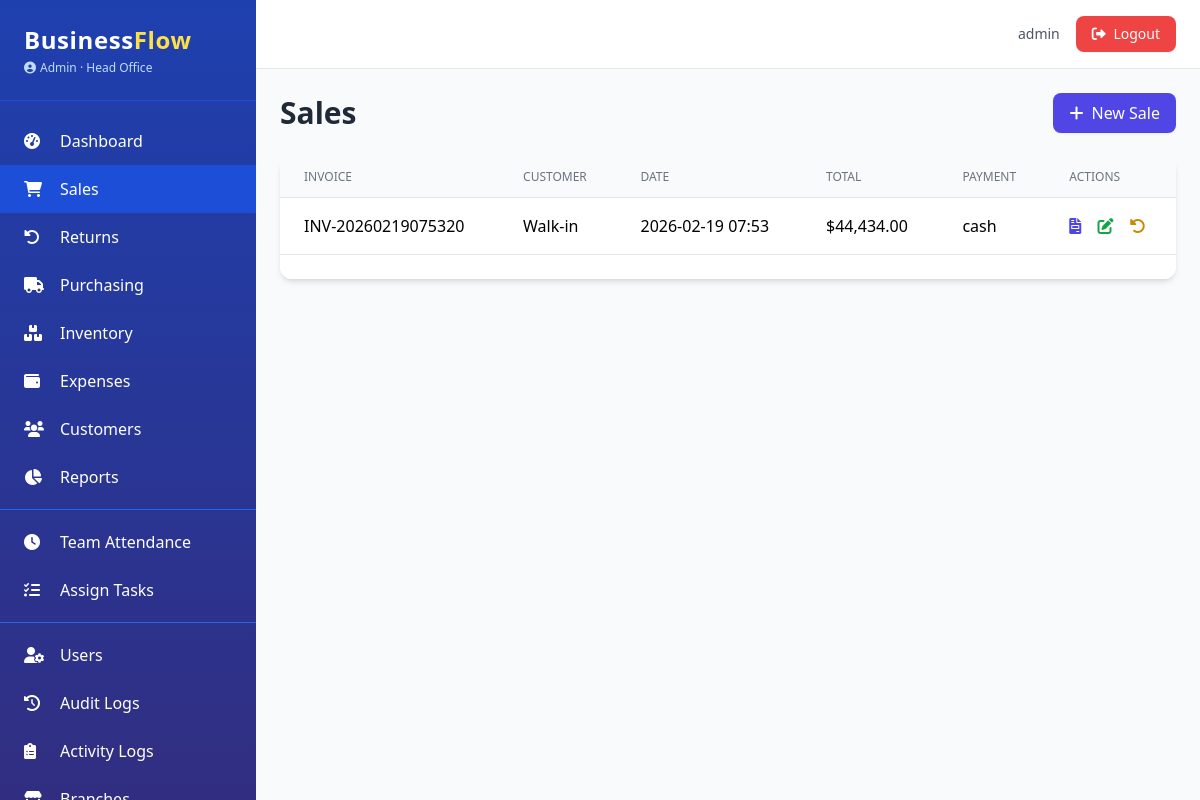
The page /sales/ (signed in) on the database as committed earlier.
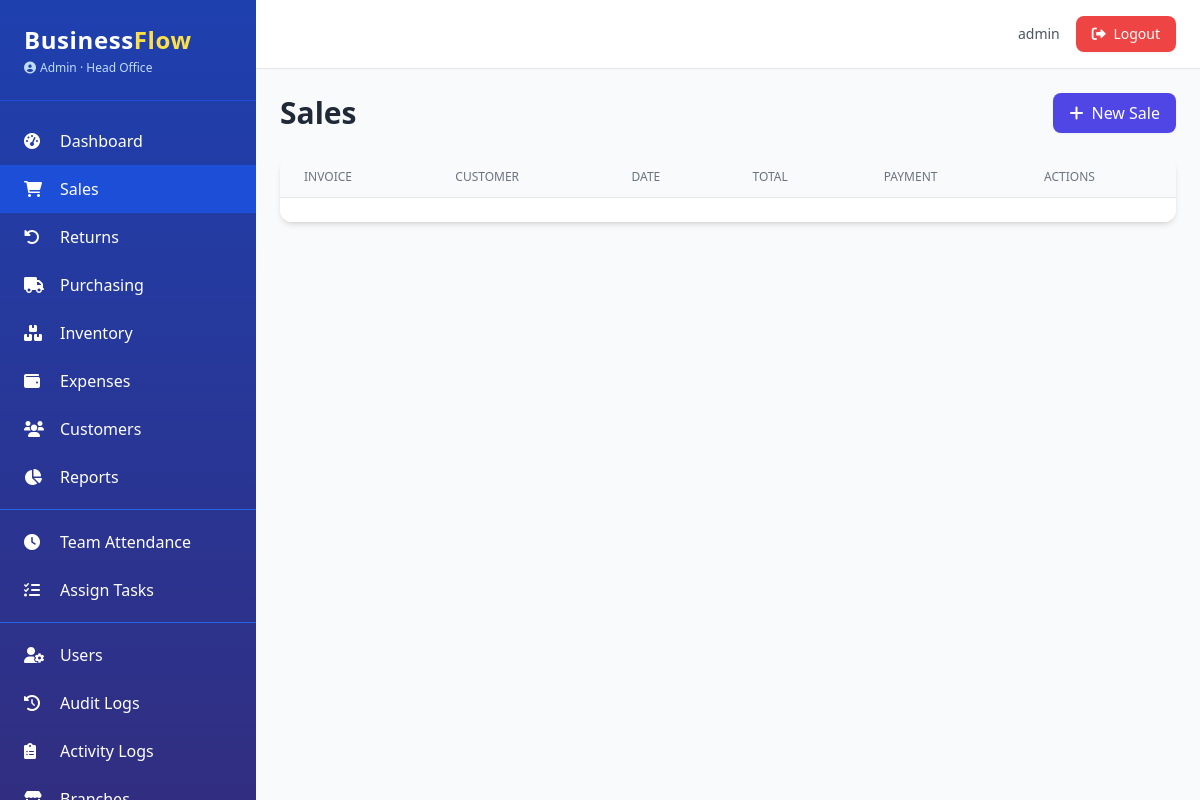
The same page on the database as committed later.
### app.py (models this page shows, shortened)
class AuditMixin:
    @declared_attr
    def created_at(cls):
        return db.Column(db.DateTime, default=datetime.utcnow)

class SoftDeleteMixin:
    @classmethod
    def query_active(cls):
        return cls.query.filter(cls.deleted_at.is_(None))

class User(UserMixin, db.Model, AuditMixin, SoftDeleteMixin):
    __tablename__ = 'users'
    id = db.Column(db.Integer, primary_key=True)
    username = db.Column(db.String(80), unique=True, nullable=False)
    email = db.Column(db.String(120), unique=True, nullable=False)
    password_hash = db.Column(db.String(200), nullable=False)
    role = db.Column(db.String(20), nullable=False, default='Staff')
    branch_id = db.Column(db.Integer, db.ForeignKey('branches.id'), nullable=True)
    active = db.Column(db.Boolean, default=True)
    locale = db.Column(db.String(5), default='en')
    phone = db.Column(db.String(20))
    avatar = db.Column(db.String(200))
    last_login = db.Column(db.DateTime)
    branch = db.relationship('Branch', backref='users')
    permissions = db.Column(db.JSON, default=list)
    salary = db.Column(db.Float, nullable=True)
    pay_cycle = db.Column(db.String(20), default='monthly')
    bank_account = db.Column(db.String(50))
    tax_id = db.Column(db.String(50))
    @property
    def is_admin(self):
        return self.role == 'Admin'
    def has_permission(self, perm):
        if self.is_admin:
            return True
        return perm in (self.permissions or [])

class Branch(db.Model):
    __tablename__ = 'branches'
    id = db.Column(db.Integer, primary_key=True)
    name = db.Column(db.String(100), nullable=False)
    location = db.Column(db.String(200))
    phone = db.Column(db.String(20))
    email = db.Column(db.String(120))
    is_active = db.Column(db.Boolean, default=True)
    currency = db.Column(db.String(3), default='USD')
    created_at = db.Column(db.DateTime, default=datetime.utcnow)

class Sale(db.Model, AuditMixin):
    __tablename__ = 'sales'
    id = db.Column(db.Integer, primary_key=True)
    invoice_no = db.Column(db.String(50), unique=True, nullable=False)
    customer_id = db.Column(db.Integer, db.ForeignKey('customers.id'), nullable=True)
    user_id = db.Column(db.Integer, db.ForeignKey('users.id'), nullable=False)
    branch_id = db.Column(db.Integer, db.ForeignKey('branches.id'), nullable=True)
    total_amount = db.Column(db.Float, nullable=False)
    tax = db.Column(db.Float, default=0)
    discount = db.Column(db.Float, default=0)
    payment_method = db.Column(db.String(50))
    status = db.Column(db.String(20), default='completed')
    notes = db.Column(db.Text)
    customer = db.relationship('Customer')
    user = db.relationship('User', foreign_keys=[user_id])
    branch = db.relationship('Branch')
    items = db.relationship('SaleItem', backref='sale', cascade='all, delete-orphan')
    returns = db.relationship('Return', backref='sale', lazy='dynamic')

### app.py (the view)
@sales_bp.route('/')
@login_required
@permission_required('view_sales')
def list():
    page = request.args.get('page', 1, type=int)
    per_page = app.config.get('ITEMS_PER_PAGE', 20)
    query = branch_filter(Sale.query, Sale).options(joinedload(Sale.customer), joinedload(Sale.user))
    pagination = query.order_by(Sale.created_at.desc()).paginate(page=page, per_page=per_page, error_out=False)
    return render_template('sales/list.html', pagination=pagination)

### app.py (called while the page is built)
@login_manager.user_loader
def load_user(user_id):
    return User.query_active().filter_by(id=int(user_id)).first()

def permission_required(permission):
    def decorator(f):
        @wraps(f)
        def decorated_function(*args, **kwargs):
            if not current_user.is_authenticated:
                abort(403)
            if not current_user.has_permission(permission):
                abort(403)
            return f(*args, **kwargs)
        return decorated_function
    return decorator

def branch_filter(query, model):
    if current_user.is_admin:
        return query
    if current_user.branch_id:
        return query.filter(model.branch_id == current_user.branch_id)
    return query.filter(False)

@app.context_processor
def inject_now():
    return {'now': datetime.utcnow(), 'current_year': datetime.utcnow().year}

@app.template_filter('currency')
def currency_format(value):
    if value is None:
        return "$0.00"
    return f"${value:,.2f}"

### templates/sales/list.html (shortened to what this page needs)
{% extends "base.html" %}
{% block content %}
<div class="flex justify-between items-center mb-6">
    <h1 class="text-3xl font-bold text-gray-800">Sales</h1>
    {% if current_user.has_permission('create_sale') %}
    <a href="{{ url_for('sales.new') }}" class="bg-indigo-600 hover:bg-indigo-700 text-white px-4 py-2 rounded-lg shadow-sm">
        <i class="fas fa-plus mr-2"></i>New Sale
    </a>
    {% endif %}
</div>
<div class="bg-white rounded-xl shadow-md overflow-hidden">
    <table class="min-w-full divide-y divide-gray-200">
        <thead class="bg-gray-50">
            <tr>
                <th class="px-6 py-3 text-left text-xs font-medium text-gray-500 uppercase">Invoice</th>
                <th class="px-6 py-3 text-left text-xs font-medium text-gray-500 uppercase">Customer</th>
                <th class="px-6 py-3 text-left text-xs font-medium text-gray-500 uppercase">Date</th>
                <th class="px-6 py-3 text-left text-xs font-medium text-gray-500 uppercase">Total</th>
                <th class="px-6 py-3 text-left text-xs font-medium text-gray-500 uppercase">Payment</th>
                <th class="px-6 py-3 text-left text-xs font-medium text-gray-500 uppercase">Actions</th>
            </tr>
        </thead>
        <tbody class="bg-white divide-y divide-gray-200">
            {% for sale in pagination.items %}
            <tr class="hover:bg-gray-50">
                <td class="px-6 py-4 whitespace-nowrap">{{ sale.invoice_no }}</td>
                <td class="px-6 py-4 whitespace-nowrap">{{ sale.customer.name if sale.customer else 'Walk-in' }}</td>
                <td class="px-6 py-4 whitespace-nowrap">{{ sale.created_at.strftime('%Y-%m-%d %H:%M') }}</td>
                <td class="px-6 py-4 whitespace-nowrap">{{ sale.total_amount|currency }}</td>
                <td class="px-6 py-4 whitespace-nowrap">{{ sale.payment_method }}</td>
                <td class="px-6 py-4 whitespace-nowrap">
                    <a href="{{ url_for('sales.invoice', sale_id=sale.id) }}" class="text-indigo-600 hover:text-indigo-900 mr-3" title="View Invoice"><i class="fas fa-file-invoice"></i></a>
                    {% if current_user.has_permission('edit_sale') %}
                    <a href="#" class="text-green-600 hover:text-green-900 mr-3" title="Edit"><i class="fas fa-edit"></i></a>
                    {% endif %}
                    {% if current_user.has_permission('view_sales') %}
                    <a href="{{ url_for('returns.new_for_sale', sale_id=sale.id) }}" class="text-yellow-600 hover:text-yellow-900" title="Return"><i class="fas fa-undo-alt"></i></a>
                    {% endif %}
                </td>
            </tr>
            {% endfor %}
        </tbody>
    </table>
    <div class="bg-white px-4 py-3 flex items-center justify-between border-t border-gray-200 sm:px-6">
    </div>
</div>
{% endblock %}

### templates/base.html (shortened to what this page needs)
<!DOCTYPE html>
<html lang="en">
<head>
    <script src="https://cdn.tailwindcss.com"></script>
    <link rel="stylesheet" href="https://cdnjs.cloudflare.com/ajax/libs/font-awesome/6.0.0-beta3/css/all.min.css">
</head>
<body class="bg-gray-50 font-sans antialiased">
    <div class="flex h-screen">
        <aside class="w-64 bg-gradient-to-b from-blue-800 to-indigo-900 text-white flex-shrink-0 hidden md:block overflow-y-auto shadow-xl">
            <div class="p-6 border-b border-blue-700">
                <h1 class="text-2xl font-bold tracking-wide">Business<span class="text-yellow-300">Flow</span></h1>
                <p class="text-xs text-blue-200 mt-1 flex items-center">
                    <i class="fas fa-user-circle mr-1"></i> {{ current_user.role }}
                    {% if current_user.branch %}
                        · {{ current_user.branch.name }}
                    {% endif %}
                </p>
            </div>
            <nav class="mt-4 pb-6">
                {% if current_user.has_permission('access_dashboard') or current_user.is_admin %}
                <a href="{{ url_for('dashboard.index') }}" class="flex items-center py-3 px-6 hover:bg-blue-700 transition {% if request.endpoint and request.endpoint == 'dashboard.index' %}bg-blue-700{% endif %}">
                    <i class="fas fa-tachometer-alt w-6"></i><span class="ml-3">Dashboard</span>
                </a>
                {% endif %}
                {% if current_user.has_permission('view_sales') %}
                <a href="{{ url_for('sales.list') }}" class="flex items-center py-3 px-6 hover:bg-blue-700 transition {% if request.endpoint and request.endpoint.startswith('sales.') %}bg-blue-700{% endif %}">
                    <i class="fas fa-shopping-cart w-6"></i><span class="ml-3">Sales</span>
                </a>
                {% endif %}
                {% if current_user.has_permission('view_sales') %}
                <a href="{{ url_for('returns.list') }}" class="flex items-center py-3 px-6 hover:bg-blue-700 transition {% if request.endpoint and request.endpoint.startswith('returns.') %}bg-blue-700{% endif %}">
                    <i class="fas fa-undo-alt w-6"></i><span class="ml-3">Returns</span>
                </a>
                {% endif %}
                {% if current_user.has_permission('view_purchases') %}
                <a href="{{ url_for('purchasing.purchase_order_list') }}" class="flex items-center py-3 px-6 hover:bg-blue-700 transition {% if request.endpoint and request.endpoint.startswith('purchasing.') %}bg-blue-700{% endif %}">
                    <i class="fas fa-truck w-6"></i><span class="ml-3">Purchasing</span>
                </a>
                {% endif %}
                {% if current_user.has_permission('view_inventory') %}
                <a href="{{ url_for('inventory.product_list') }}" class="flex items-center py-3 px-6 hover:bg-blue-700 transition {% if request.endpoint and request.endpoint.startswith('inventory.') %}bg-blue-700{% endif %}">
                    <i class="fas fa-boxes w-6"></i><span class="ml-3">Inventory</span>
                </a>
                {% endif %}
                {% if current_user.has_permission('view_expenses') %}
                <a href="{{ url_for('expenses.list') }}" class="flex items-center py-3 px-6 hover:bg-blue-700 transition {% if request.endpoint and request.endpoint.startswith('expenses.') %}bg-blue-700{% endif %}">
                    <i class="fas fa-wallet w-6"></i><span class="ml-3">Expenses</span>
                </a>
                {% endif %}
                {% if current_user.has_permission('view_customers') %}
                <a href="{{ url_for('crm.customer_list') }}" class="flex items-center py-3 px-6 hover:bg-blue-700 transition {% if request.endpoint and request.endpoint.startswith('crm.') %}bg-blue-700{% endif %}">
                    <i class="fas fa-users w-6"></i><span class="ml-3">Customers</span>
                </a>
                {% endif %}
                {% if current_user.has_permission('view_reports') %}
                <a href="{{ url_for('reports.index') }}" class="flex items-center py-3 px-6 hover:bg-blue-700 transition {% if request.endpoint and request.endpoint.startswith('reports.') %}bg-blue-700{% endif %}">
                    <i class="fas fa-chart-pie w-6"></i><span class="ml-3">Reports</span>
                </a>
                {% endif %}
                {% if current_user.has_permission('manage_team') %}
                <div class="border-t border-blue-600 my-2"></div>
                <a href="#" class="flex items-center py-3 px-6 hover:bg-blue-700 transition">
                    <i class="fas fa-clock w-6"></i><span class="ml-3">Team Attendance</span>
                </a>
                <a href="#" class="flex items-center py-3 px-6 hover:bg-blue-700 transition">
                    <i class="fas fa-tasks w-6"></i><span class="ml-3">Assign Tasks</span>
                </a>
                {% endif %}
                {% if current_user.has_permission('manage_users') %}
                <div class="border-t border-blue-600 my-2"></div>
                <a href="{{ url_for('admin.users') }}" class="flex items-center py-3 px-6 hover:bg-blue-700 transition {% if request.endpoint and request.endpoint == 'admin.users' %}bg-blue-700{% endif %}">
                    <i class="fas fa-user-cog w-6"></i><span class="ml-3">Users</span>
                </a>
                <a href="{{ url_for('admin.audit_logs') }}" class="flex items-center py-3 px-6 hover:bg-blue-700 transition {% if request.endpoint and request.endpoint == 'admin.audit_logs' %}bg-blue-700{% endif %}">
                    <i class="fas fa-history w-6"></i><span class="ml-3">Audit Logs</span>
                </a>
                <a href="{{ url_for('admin.activity_logs') }}" class="flex items-center py-3 px-6 hover:bg-blue-700 transition {% if request.endpoint and request.endpoint == 'admin.activity_logs' %}bg-blue-700{% endif %}">
                    <i class="fas fa-clipboard-list w-6"></i><span class="ml-3">Activity Logs</span>
                </a>
                <a href="#" class="flex items-center py-3 px-6 hover:bg-blue-700 transition">
                    <i class="fas fa-store w-6"></i><span class="ml-3">Branches</span>
                </a>
                {% endif %}
            </nav>
        </aside>
        <div class="flex-1 flex flex-col overflow-hidden">
            <header class="bg-white shadow-sm border-b border-gray-200">
                <div class="flex justify-between items-center py-4 px-6">
                    <div class="flex items-center space-x-4 ml-auto">
                        <span class="text-sm text-gray-600">{{ current_user.username }}</span>
                        <a href="{{ url_for('auth.logout') }}" class="bg-red-500 hover:bg-red-600 text-white px-4 py-2 rounded-lg text-sm transition shadow-sm">
                            <i class="fas fa-sign-out-alt mr-1"></i> Logout
                        </a>
                    </div>
                </div>
            </header>
            <main class="flex-1 overflow-y-auto p-6 bg-gray-50">
                {% block content %}{% endblock %}
            </main>
        </div>
    </div>
</body>
</html>

Rows that differ between the two databases and show on the page:
removed Sale: invoice_no "INV-20260219075320", customer "Walk-in", created_at "2026-02-19 07:53", total_amount "$44,434.00", payment_method "cash"
